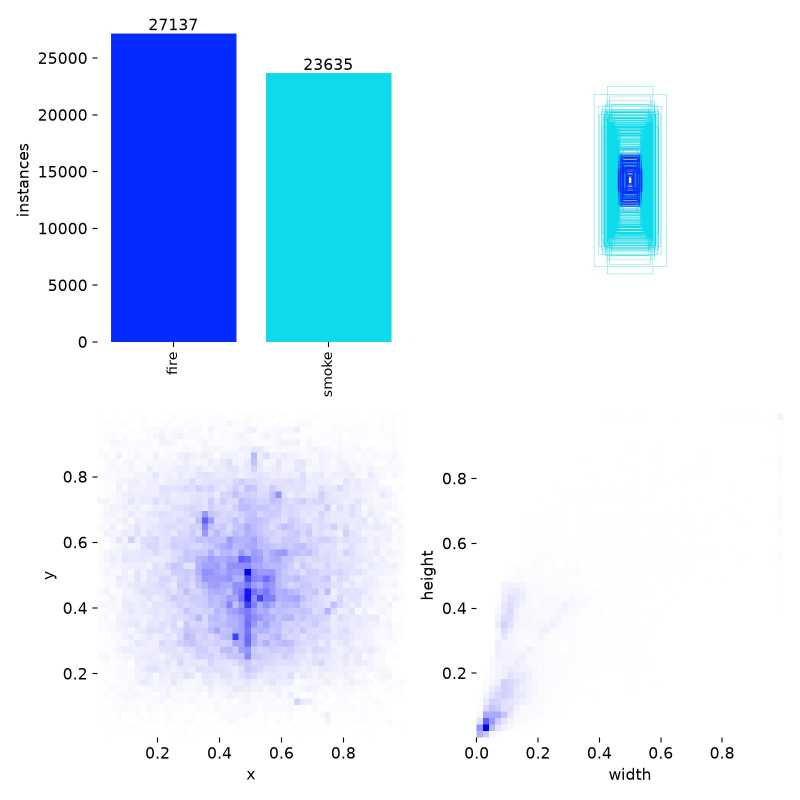
#> input picture training_artifacts/fire_smoke_v3_26n/labels.jpg, 1600 x 1600 px (shown at 1/2 size)
$ python -i find_bad_fire_labels.py   (imports and definitions only)
#> lines starting #> are read from the running program, lines starting #| are printed output that depends on the picture; after the words box and inside, x2 and y2 are one past the last pixel; in counts of white or black regions, pixels touching at a corner belong together
#> further down, picture is the input picture: shape (1600, 1600, 3); mean B, G, R 251.8, 233.8, 218.6
"""火域标注体检：找出「框错物体」「框太松」「漏标火区」的样本，并给出建议火域框。

为什么不用人工逐张看 13,476 张
------------------------------
v4 抽检（2026-10-30）发现的标注问题高度集中：
  · 大片火只标了零散火点（森林火、草地火）→ 模型学不到火域边界
  · 火框框到消防员/装备/烟上 → 直接注入错样本
  · 火框比实际火焰大一大圈 → mAP50 还能看，mAP50-95 上不去
这些样本是少数，但决定指标上限。

三个判定量（互相独立，不再重复计同一个信号）
--------------------------------------------
  inside  = GT 火框内火焰像素 / 框面积
            低 → 框里几乎没有火，疑似框错物体（框到人、装备、纯烟）
  tight   = GT 框面积 / 框内火焰像素的最小外接框面积
            高 → 框比火大一圈，靠 mAP50 蒙过去、mAP50-95 掉点
  uncover = 框外火焰像素 / 框内火焰像素
            高 → 大片火区没标，模型学不到边界

阈值怎么来的（关键）
--------------------
不猜。先跑 `--calibrate` 在随机样本上统计这三个量的真实分布，
按分位数定阈值（例如 inside 取 P8 → 只把最差的 8% 推给人工），
写进 thresholds.json；正式跑时自动加载。
这样不同数据集、不同火焰色掩码质量下都能自动适配。

输出：
  · calibrate.csv / thresholds.json   标定结果
  · audit.csv                          可疑样本 + 问题类型 + 严重度
  · sheet_*.jpg                        对比图（橙=GT火框，红=框错，绿=建议补框，黄=框太松）

用法：
    python scripts/find_bad_fire_labels.py --calibrate 600
    python scripts/find_bad_fire_labels.py --limit 300
    python scripts/find_bad_fire_labels.py --split train --limit 0    # 0 = 全量
"""
from __future__ import annotations

import argparse
import csv
import heapq
import json
import random
import sys
from pathlib import Path

import cv2
import numpy as np

# ---- 火焰色掩码参数 ----
FLAME_MIN_AREA_PCT = 0.005    # 火焰候选连通域最小面积（占画面 %），只用于「建议补框」
MIN_JUDGE_PCT = 0.5           # 框小于画面这个比例就不做「框内无火」判定
                              # 实测（2026-10-30）：自采的打火机/小火堆样本，框占画面仅
                              # 0.06%~1.35%、火像素 0~35 个，硬判会把这些正确标注全删掉。
                              # 宁可漏判小框，也不能误删小目标火的正样本。

# ---- 判定阈值：会被 thresholds.json 覆盖 ----
DEFAULTS = {
    "low_inside": 0.02,       # inside < 该值 → 疑似框错物体（框里没有火）
    "high_tight": 2.8,        # tight  > 该值 → 疑似框太松
    "high_uncover": 20.0,     # 框外火焰 / 框内火焰 > 该值
    "min_uncover_pct": 8.0,   # 且框外火焰至少占画面这么多 %，压掉掩码噪声
    "src": "builtin",
}

# 分位标定：flag 掉最差的一小撮。均带 floor，避免分布有质量堆积时算出退化阈值
CALIB = {
    # low_inside 是**绝对判据**：框内火焰像素不到 1% 基本等于框里没火，不按分位标定。
    # 曾经按 P10 标成 0.0744，把「框里有 7% 火焰」的正常框也判成框错，实测误删小目标火标注。
    "low_inside": ("fixed", 0.01),
    "high_tight": ("p90", 2.0),         # P90 与 2.0 取大者
    "high_uncover": ("p90", 20.0),
    "min_uncover_pct": ("p85", 4.0),
}
LOW_INSIDE_MAX_RATE = 0.25   # 固定阈值下命中率超过这个比例，说明掩码在本数据集失效，改回 P5 兜底


def imread_u(p: Path) -> np.ndarray | None:
    data = np.fromfile(str(p), dtype=np.uint8)
    return cv2.imdecode(data, cv2.IMREAD_COLOR) if data.size else None


def imwrite_u(p: Path, img: np.ndarray, q: int = 90) -> None:
    ok, buf = cv2.imencode(".jpg", img, [cv2.IMWRITE_JPEG_QUALITY, q])
    buf.tofile(str(p))


def flame_mask(bgr: np.ndarray, relaxed: bool = False) -> np.ndarray:
    """火焰色掩码：橙红高饱和 + 高亮白心。只用 3x3 闭运算补小孔，不做开运算。

    两档灵敏度，分别服务两个不同的问题：
      relaxed=True  「这个框里到底有没有火」—— 宁可多算，漏判会把正确标注误删。
                    实测把 s/v 门槛从 110/140 降到 90/110，暗场景小火苗的识别率从 0% 提到 44%。
      relaxed=False 「火到底有多大」—— 必须准，否则棕色土壤/木头混进来会把
                    火区外接框撑大、让「框太松」判不出来。
    """
#> called with relaxed = False
    hsv = cv2.cvtColor(bgr, cv2.COLOR_BGR2HSV)
#> hsv: shape (1600, 1600, 3); mean H, S, V 34.6, 34.6, 251.8
    h, s, v = cv2.split(hsv)
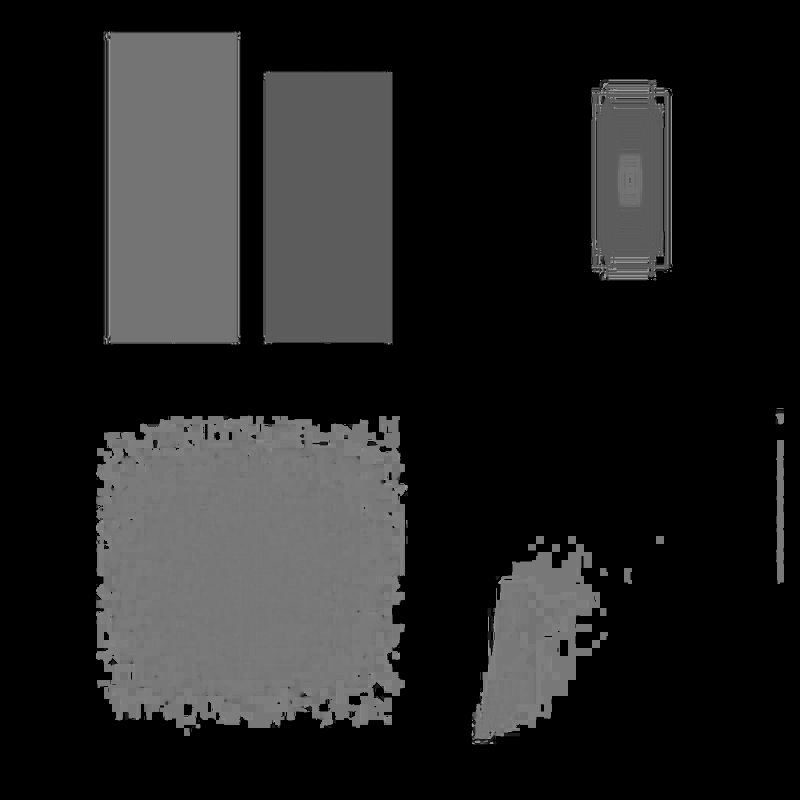
#> h: shape (1600, 1600) (shown at 1/2 size); min 0, max 179, mean 34.6
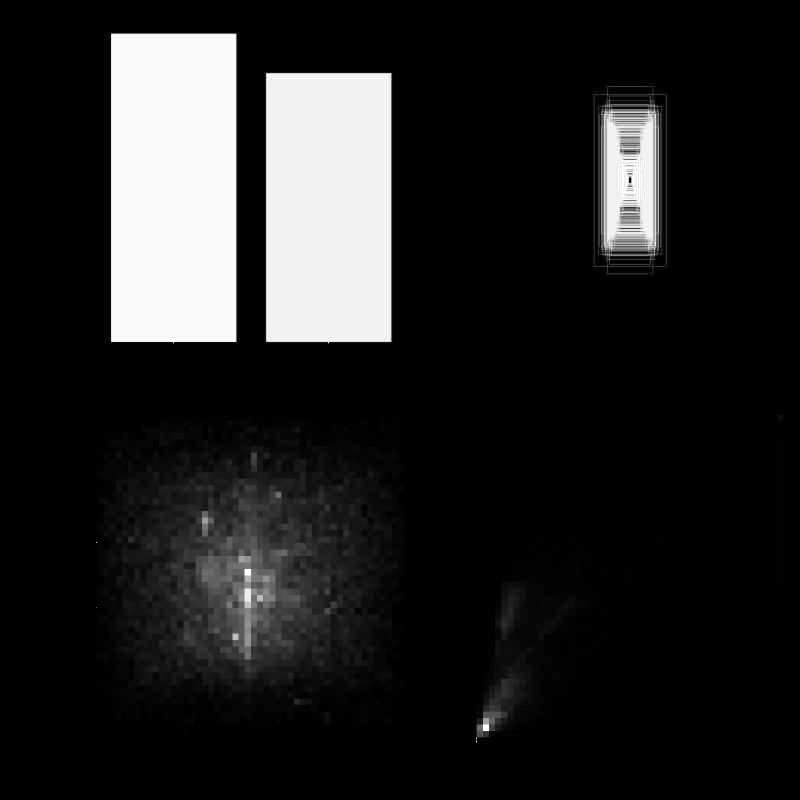
#> s: shape (1600, 1600) (shown at 1/2 size); min 0, max 255, mean 34.6
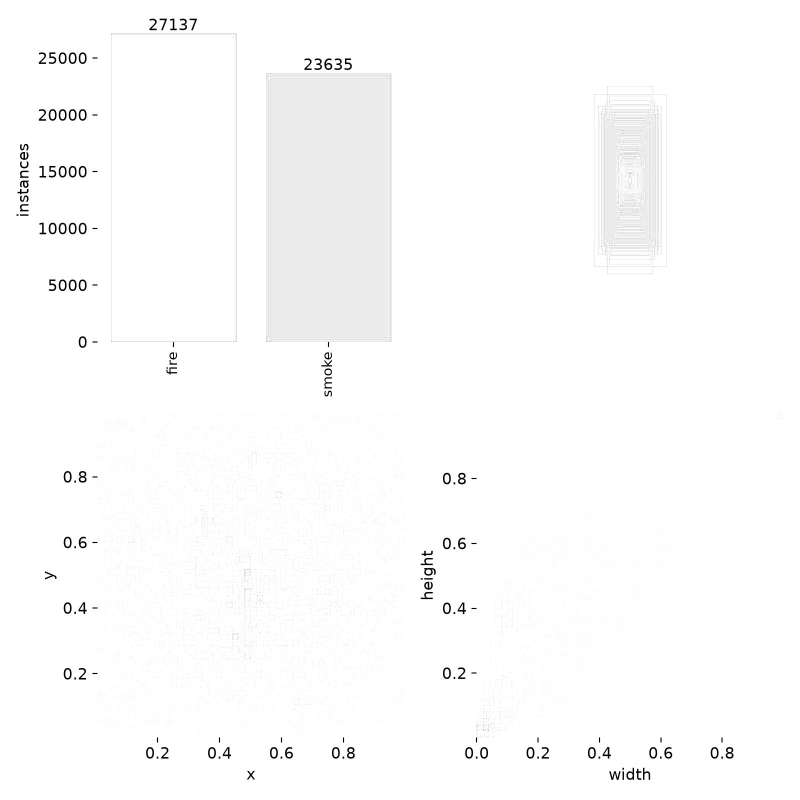
#> v: shape (1600, 1600) (shown at 1/2 size); min 0, max 255, mean 251.8
    if relaxed:
        warm = (((h <= 35) | (h >= 165)) & (s >= 90) & (v >= 110))
        core = ((v >= 215) & (s <= 90))
    else:
        warm = (((h <= 28) | (h >= 165)) & (s >= 110) & (v >= 140))
#> warm: shape (1600, 1600) bool; every value is 0
        core = ((v >= 235) & (s <= 70))                   # 火焰白心
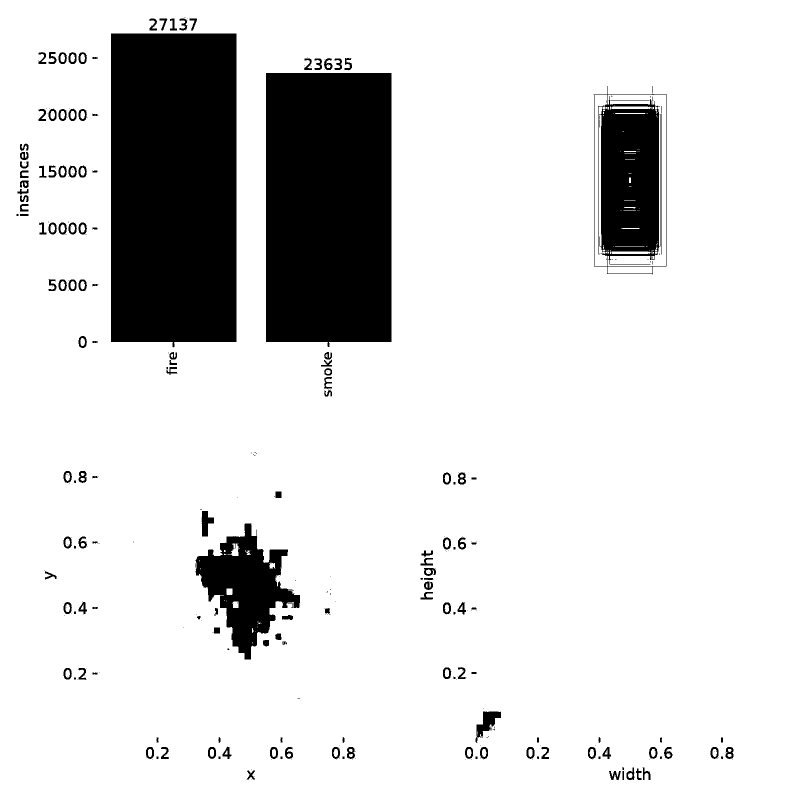
#> core: shape (1600, 1600) bool (shown at 1/2 size); 85.4% white; 331 black regions (182 under 20 px), largest, box (x1, y1, x2, y2) and area: (222, 67, 473, 695) 154905, (532, 146, 783, 694) 135073, (1187, 172, 1333, 549) 35122
    m = ((warm | core).astype(np.uint8)) * 255
    k = cv2.getStructuringElement(cv2.MORPH_ELLIPSE, (3, 3))
    return cv2.morphologyEx(m, cv2.MORPH_CLOSE, k)
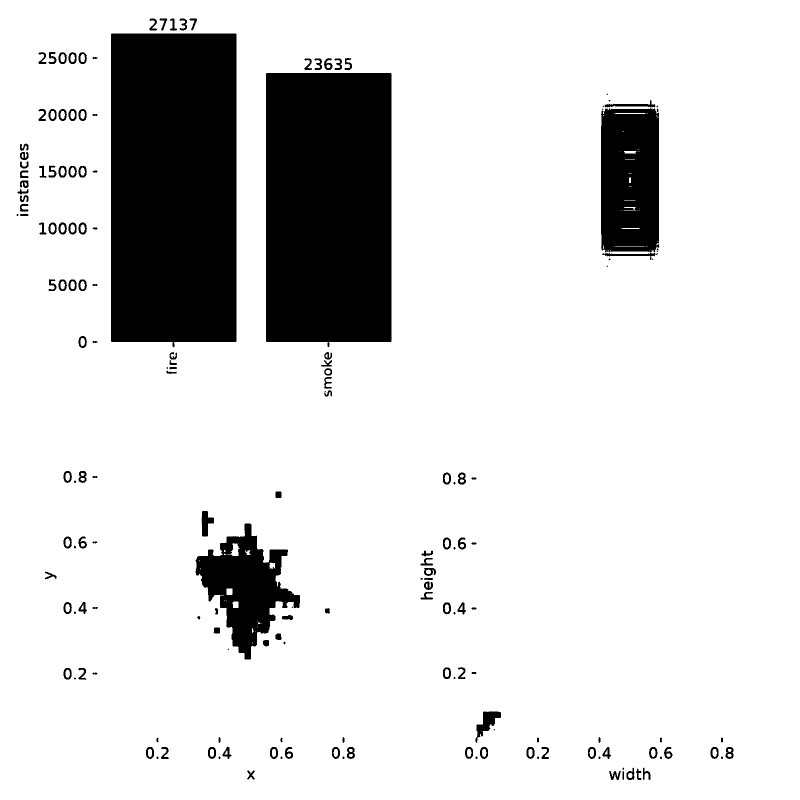
#> returned value: shape (1600, 1600) (shown at 1/2 size); 85.5% white; 173 black regions (36 under 20 px), largest, box (x1, y1, x2, y2) and area: (222, 67, 473, 695) 154900, (532, 146, 783, 694) 135068, (1202, 216, 1319, 520) 32709


# [87 lines left out: functions regions, read_labels, analyze, not called in this run]


def pct(values: list[float], q: float) -> float:
    return float(np.percentile(values, q)) if values else 0.0


# [13 lines left out: function has_fire_label, not called in this run]


def fire_images(base: Path) -> tuple[list[Path], int]:
    all_imgs = sorted((base / "images").glob("*.jpg"))
    return [p for p in all_imgs if has_fire_label(p)], len(all_imgs)


# [80 lines left out: functions collect, do_calibrate, load_thresholds, not called in this run]


def _clip(x: float, lo: float = 0.0, hi: float = 1.0) -> float:
    return max(lo, min(hi, x))


# [162 lines left out: functions judge, severity, draw, write_sheets, do_audit, main, not called in this run]


# [2 lines not run here, left out]

>>> import cv2
>>> picture = cv2.imread('../training_artifacts/fire_smoke_v3_26n/labels.jpg')
>>> result = flame_mask(picture)
